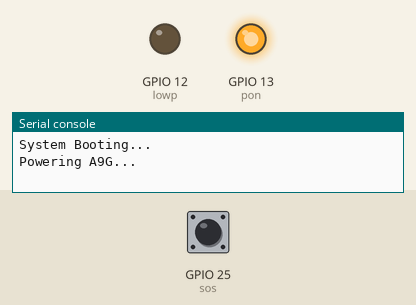
Simulated run of this program. Board: ESP32 board running MicroPython. On the bench: output pins drawn as LEDs (lit = HIGH), the last lines printed to the serial console. Inputs (shaded band) come from the test bench; at power-on: GPIO 25 (sos) HIGH. The modem accepts every AT command (registered, SIM ready, sends succeed) and sends nothing else; the interpreter's speed is modelled, so counts of loop turns are approximate.

Above: at 0.1 s.
At 14.2 s:
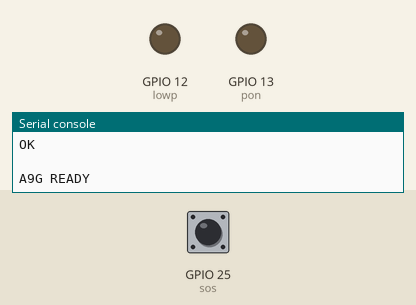
14.3 s: GPIO 25 (sos) pulled LOW for 0.15 s
Timing chart, 0 to 17.3 s (numbered marks = the images above; inputs shaded):
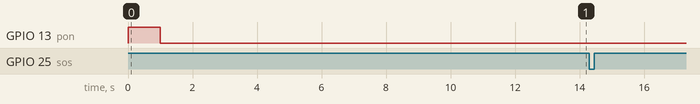

The program:

A9G_Module.py
```python
from machine import Pin, UART
import time
import network

# ================= PIN CONFIG =================
A9G_PON   = 13
A9G_LOWP  = 12
SOS_BTN   = 25

# ================= SETTINGS =================
SOS_NUMBER = "+917358289559"
SOS_TIME   = 5   # seconds (long press)

# ================= UART =================
gsm = UART(1, 115200, tx=17, rx=16)

# ================= GPIO =================
pon  = Pin(A9G_PON, Pin.OUT)
lowp = Pin(A9G_LOWP, Pin.OUT)
sos  = Pin(SOS_BTN, Pin.IN, Pin.PULL_UP)

# ================= WIFI OFF =================
wlan = network.WLAN(network.STA_IF)
wlan.active(False)

# ================= AT COMMAND FUNCTION =================
def send_at(cmd, wait=1):
    if isinstance(cmd, str):
        cmd = cmd.encode()

    gsm.write(cmd + b"\r\n")
    time.sleep(wait)

    resp = b""
    while gsm.any():
        resp += gsm.read()

    if resp:
        try:
            text = resp.decode("utf-8", "ignore")
        except:
            text = ""
        print(text)
        return text

    return ""

# ================= A9G INIT =================
def a9g_init():
    print("Powering A9G...")

    lowp.value(0)
    pon.value(1)
    time.sleep(1)
    pon.value(0)

    time.sleep(10)   # boot time

    while True:
        if "OK" in send_at(b"AT", 1):
            break
        print("Waiting for A9G...")
        time.sleep(2)

    send_at(b"ATE0", 1)
    print("A9G READY")

# ================= CALL FUNCTION =================
def call_sos():
    print("Calling SOS number...")
    send_at(b"ATD" + SOS_NUMBER.encode() + b";", 1)

# ================= MAIN =================
print("System Booting...")
a9g_init()

while True:
    if sos.value() == 0:
        print("SOS button pressed")

        for i in range(SOS_TIME, 0, -1):
            print("Calling in", i)
            time.sleep(1)
            if sos.value() == 1:
                print("SOS cancelled")
                break
        else:
            print("SOS TRIGGERED")
            call_sos()

            # wait until button released (avoid repeat)
            while sos.value() == 0:
                time.sleep(0.1)

    time.sleep(0.1)
```
